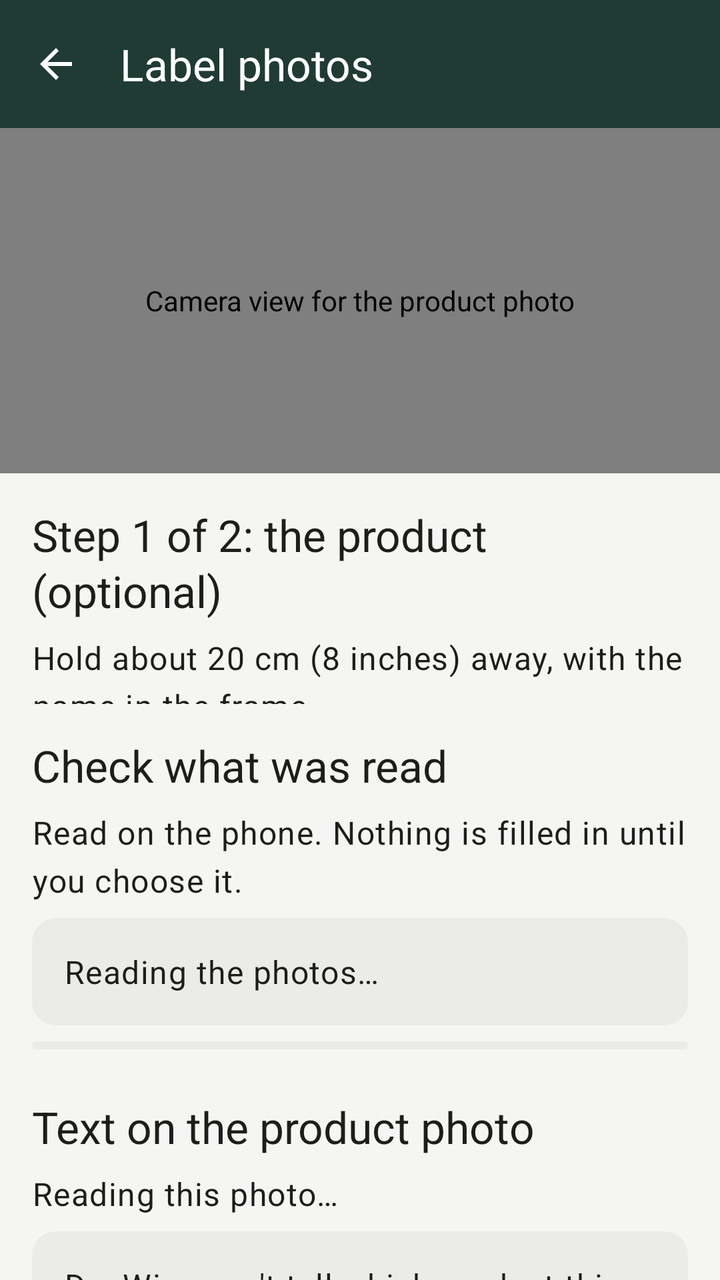
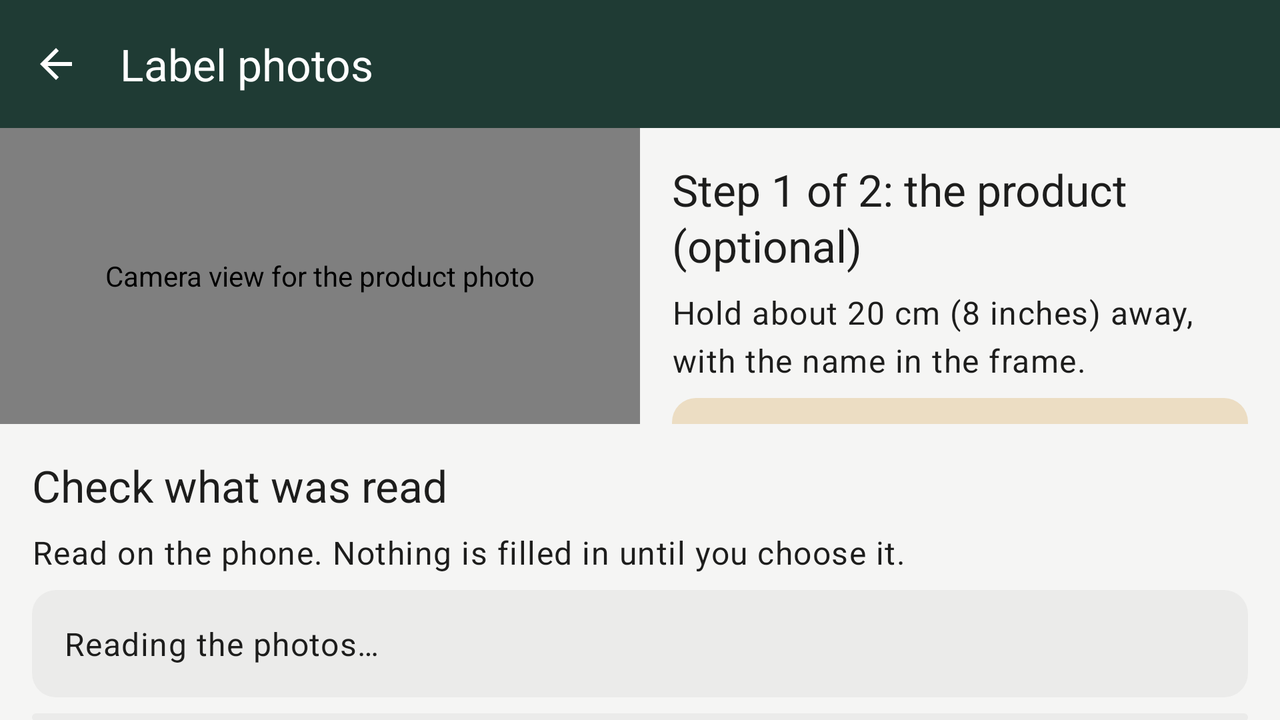

First picture: res/layout/ on a phone held upright. Second picture: the repository's own variant of that layout, on a device whose configuration matches the variant's folder. Source for both follows.
<!-- AndroidManifest.xml: application theme Theme.ReadyShelf -->
<!-- res/layout/activity_label_photos.xml -->
<?xml version="1.0" encoding="utf-8"?>
<LinearLayout xmlns:android="http://schemas.android.com/apk/res/android"
    xmlns:app="http://schemas.android.com/apk/res-auto"
    xmlns:tools="http://schemas.android.com/tools"
    android:id="@+id/main"
    android:layout_width="match_parent"
    android:layout_height="match_parent"
    android:orientation="vertical"
    tools:context=".ui.photo.LabelPhotosActivity">

    <com.google.android.material.appbar.MaterialToolbar
        android:id="@+id/toolbar"
        android:layout_width="match_parent"
        android:layout_height="wrap_content"
        android:minHeight="?attr/actionBarSize"
        app:navigationContentDescription="@string/navigate_back"
        app:navigationIcon="?attr/homeAsUpIndicator"
        app:title="@string/title_label_photos" />

    
    <androidx.constraintlayout.widget.ConstraintLayout
        android:id="@+id/photo_capture_group"
        android:layout_width="match_parent"
        android:layout_height="0dp"
        android:layout_weight="1">

        <FrameLayout
            android:id="@+id/photo_preview_frame"
            android:layout_width="0dp"
            android:layout_height="0dp"
            app:layout_constraintBottom_toTopOf="@id/photo_controls_scroll"
            app:layout_constraintEnd_toEndOf="parent"
            app:layout_constraintStart_toStartOf="parent"
            app:layout_constraintTop_toTopOf="parent"
            app:layout_constraintVertical_weight="3">

            
            <androidx.camera.view.PreviewView
                android:id="@+id/photo_preview"
                android:layout_width="match_parent"
                android:layout_height="match_parent"
                android:contentDescription="@string/photo_preview_product"
                android:importantForAccessibility="yes" />
        </FrameLayout>

        <androidx.core.widget.NestedScrollView
            android:id="@+id/photo_controls_scroll"
            android:layout_width="0dp"
            android:layout_height="0dp"
            app:layout_constraintBottom_toBottomOf="parent"
            app:layout_constraintEnd_toEndOf="parent"
            app:layout_constraintStart_toStartOf="parent"
            app:layout_constraintTop_toBottomOf="@id/photo_preview_frame"
            app:layout_constraintVertical_weight="2">

            <include layout="@layout/view_photo_step_controls" />
        </androidx.core.widget.NestedScrollView>
    </androidx.constraintlayout.widget.ConstraintLayout>

    <include layout="@layout/view_photo_review" />
</LinearLayout>
<!-- res/layout/view_photo_step_controls.xml (included above) -->
<?xml version="1.0" encoding="utf-8"?>
<LinearLayout xmlns:android="http://schemas.android.com/apk/res/android"
    xmlns:tools="http://schemas.android.com/tools"
    android:layout_width="match_parent"
    android:layout_height="wrap_content"
    android:orientation="vertical"
    android:padding="@dimen/screen_padding">

    
    <TextView
        android:id="@+id/photo_step_title"
        style="@style/ReadyShelf.SectionHeading"
        android:layout_marginTop="0dp"
        android:accessibilityHeading="true"
        android:accessibilityLiveRegion="polite"
        tools:targetApi="28"
        tools:text="@string/photo_step_product" />

    <TextView
        android:id="@+id/photo_step_hint"
        style="@style/ReadyShelf.Body"
        tools:text="@string/photo_step_product_hint" />

    
    <TextView
        android:id="@+id/photo_camera_message"
        style="@style/ReadyShelf.Notice.Warning"
        android:accessibilityLiveRegion="polite"
        android:visibility="gone"
        tools:text="@string/photo_camera_refused"
        tools:visibility="visible" />

    
    <TextView
        android:id="@+id/photo_status"
        style="@style/ReadyShelf.Notice"
        android:accessibilityLiveRegion="polite"
        android:visibility="gone"
        tools:text="@string/photo_in_focus"
        tools:visibility="visible" />

    <Button
        android:id="@+id/photo_take"
        style="@style/ReadyShelf.Button"
        android:text="@string/photo_take" />

    <Button
        android:id="@+id/photo_light"
        style="@style/ReadyShelf.Button.Tonal"
        android:text="@string/photo_light_on"
        android:visibility="gone"
        tools:visibility="visible" />

    <Button
        android:id="@+id/photo_ask_again"
        style="@style/ReadyShelf.Button"
        android:text="@string/photo_ask_again"
        android:visibility="gone" />

    <Button
        android:id="@+id/photo_open_settings"
        style="@style/ReadyShelf.Button.Tonal"
        android:text="@string/photo_open_settings"
        android:visibility="gone" />

    <Button
        android:id="@+id/photo_choose"
        style="@style/ReadyShelf.Button.Tonal"
        android:text="@string/photo_choose" />

    <Button
        android:id="@+id/photo_skip"
        style="@style/ReadyShelf.Button.Outlined"
        android:text="@string/photo_skip" />

    <Button
        android:id="@+id/photo_back_to_form"
        style="@style/ReadyShelf.Button.Outlined"
        android:text="@string/photo_back_to_form" />
</LinearLayout>
<!-- res/layout/view_photo_review.xml (included above) -->
<?xml version="1.0" encoding="utf-8"?>
<androidx.core.widget.NestedScrollView xmlns:android="http://schemas.android.com/apk/res/android"
    xmlns:tools="http://schemas.android.com/tools"
    android:id="@+id/photo_review_scroll"
    android:layout_width="match_parent"
    android:layout_height="0dp"
    android:layout_weight="1"
    android:visibility="gone"
    tools:visibility="visible">

    <LinearLayout
        android:layout_width="match_parent"
        android:layout_height="wrap_content"
        android:orientation="vertical"
        android:padding="@dimen/screen_padding">

        <TextView
            style="@style/ReadyShelf.SectionHeading"
            android:layout_marginTop="0dp"
            android:accessibilityHeading="true"
            android:text="@string/photo_review_heading"
            tools:targetApi="28" />

        <TextView
            style="@style/ReadyShelf.Body"
            android:text="@string/photo_review_intro" />

        
        <TextView
            android:id="@+id/photo_review_status"
            style="@style/ReadyShelf.Notice"
            android:accessibilityLiveRegion="polite"
            android:visibility="gone"
            tools:text="@string/photo_reading"
            tools:visibility="visible" />

        
        <com.google.android.material.progressindicator.LinearProgressIndicator
            android:id="@+id/photo_review_progress"
            android:layout_width="match_parent"
            android:layout_height="wrap_content"
            android:layout_marginTop="@dimen/space_small"
            android:importantForAccessibility="no"
            android:indeterminate="true"
            android:visibility="gone"
            tools:visibility="visible" />

        <TextView
            style="@style/ReadyShelf.SectionHeading"
            android:accessibilityHeading="true"
            android:text="@string/photo_product_heading"
            tools:targetApi="28" />

        
        <TextView
            android:id="@+id/photo_product_text"
            style="@style/ReadyShelf.Body"
            tools:text="@string/photo_text_reading" />

        <TextView
            android:id="@+id/photo_product_note"
            style="@style/ReadyShelf.Notice"
            android:text="@string/photo_product_note" />

        <Button
            android:id="@+id/photo_retake_product"
            style="@style/ReadyShelf.Button.Outlined"
            android:text="@string/photo_retake_product" />

        <TextView
            style="@style/ReadyShelf.SectionHeading"
            android:accessibilityHeading="true"
            android:text="@string/photo_date_heading"
            tools:targetApi="28" />

        <TextView
            android:id="@+id/photo_date_text"
            style="@style/ReadyShelf.Body"
            tools:text="@string/photo_text_reading" />

        <Button
            android:id="@+id/photo_retake_date"
            style="@style/ReadyShelf.Button.Outlined"
            android:text="@string/photo_retake_date" />

        <TextView
            style="@style/ReadyShelf.SectionHeading"
            android:accessibilityHeading="true"
            android:text="@string/photo_dates_heading"
            tools:targetApi="28" />

        <TextView
            android:id="@+id/photo_dates_message"
            style="@style/ReadyShelf.Notice"
            android:accessibilityLiveRegion="polite"
            tools:text="@string/photo_dates_not_connected" />

        
        <LinearLayout
            android:id="@+id/photo_date_choices"
            android:layout_width="match_parent"
            android:layout_height="wrap_content"
            android:orientation="vertical" />

        <Button
            android:id="@+id/photo_continue_without_date"
            style="@style/ReadyShelf.Button.Tonal"
            android:layout_marginTop="@dimen/space_large"
            android:text="@string/photo_continue_without_date" />

        <Button
            android:id="@+id/photo_cancel"
            style="@style/ReadyShelf.Button.Outlined"
            android:text="@string/photo_cancel" />
    </LinearLayout>
</androidx.core.widget.NestedScrollView>
<!-- resources referenced by this layout -->
<resources>
  <dimen name="screen_padding">16dp</dimen>
  <dimen name="space_large">24dp</dimen>
  <dimen name="space_small">8dp</dimen>
  <string name="navigate_back">Back</string>
  <string name="photo_ask_again">Ask again</string>
  <string name="photo_back_to_form">Back to the form</string>
  <string name="photo_cancel">Cancel</string>
  <string name="photo_choose">Choose a saved photo</string>
  <string name="photo_continue_without_date">Continue without a date</string>
  <string name="photo_date_heading">Text on the date photo</string>
  <string name="photo_dates_heading">Possible dates</string>
  <string name="photo_in_focus">In focus.</string>
  <string name="photo_light_on">Turn on the light</string>
  <string name="photo_open_settings">Open app settings</string>
  <string name="photo_preview_product">Camera view for the product photo</string>
  <string name="photo_product_heading">Text on the product photo</string>
  <string name="photo_reading">Reading the photos…</string>
  <string name="photo_retake_date">Take the date photo again</string>
  <string name="photo_retake_product">Take the product photo again</string>
  <string name="photo_review_heading">Check what was read</string>
  <string name="photo_skip">Skip this photo</string>
  <string name="photo_step_product">Step 1 of 2: the product (optional)</string>
  <string name="photo_take">Take photo</string>
  <string name="photo_text_reading">Reading this photo…</string>
  <string name="title_label_photos">Label photos</string>
  <dimen name="space_medium">16dp</dimen>
  <dimen name="notice_icon_padding">12dp</dimen>
  <color name="brass_dark">#FF82622A</color>
  <color name="md_theme_background">#FFF5F5F4</color>
  <dimen name="tile_corner_radius">12dp</dimen>
  <color name="notice_warning_container">#FFECDDC3</color>
  <color name="md_theme_primary">@color/pine</color>
  <color name="md_theme_onPrimary">#FFFFFFFF</color>
  <color name="md_theme_primaryContainer">@color/cream</color>
  <color name="md_theme_onPrimaryContainer">@color/pine</color>
  <color name="md_theme_inversePrimary">@color/brass_light</color>
  <color name="md_theme_secondary">@color/pine</color>
  <color name="md_theme_onSecondary">#FFFFFFFF</color>
  <color name="md_theme_secondaryContainer">#FFEBEBEA</color>
  <color name="md_theme_onSecondaryContainer">#FF1D1D1C</color>
  <color name="md_theme_tertiary">#FF77517C</color>
  <color name="md_theme_onTertiary">#FFFFFFFF</color>
  <color name="md_theme_tertiaryContainer">#FFECBDEF</color>
  <color name="md_theme_onTertiaryContainer">#FF2E0D35</color>
  <color name="md_theme_error">#FFB23A2B</color>
  <color name="md_theme_onError">#FFFFFFFF</color>
  <color name="md_theme_errorContainer">#FFFFDAD6</color>
  <color name="md_theme_onErrorContainer">#FF410002</color>
  <color name="md_theme_onBackground">#FF1D1D1C</color>
  <color name="md_theme_surface">#FFF5F5F4</color>
  <color name="md_theme_onSurface">#FF1D1D1C</color>
  <color name="md_theme_surfaceVariant">#FFE1E1DF</color>
  <color name="md_theme_onSurfaceVariant">#FF5F5F5C</color>
  <color name="md_theme_outline">#FF858582</color>
  <color name="md_theme_outlineVariant">#FFDCDCDA</color>
  <color name="md_theme_inverseSurface">#FF30302E</color>
  <color name="md_theme_inverseOnSurface">#FFF5F5F4</color>
  <color name="md_theme_surfaceDim">#FFDCDCDA</color>
  <color name="md_theme_surfaceBright">#FFF5F5F4</color>
  <color name="md_theme_surfaceContainerLowest">#FFFFFFFF</color>
  <color name="md_theme_surfaceContainerLow">#FFF0F0EF</color>
  <color name="md_theme_surfaceContainer">#FFEBEBEA</color>
  <color name="md_theme_surfaceContainerHigh">#FFE6E6E5</color>
  <color name="md_theme_surfaceContainerHighest">#FFE1E1DF</color>
  <color name="text_highlight">#66CFA866</color>
  <color name="pine">#FF1F3B34</color>
  <color name="cream">#FFF6EFE2</color>
  <color name="brass_light">#FFCFA866</color>
  <color name="top_bar_ripple">#33FFFFFF</color>
  <!-- some entries are left out for length -->
</resources>
<!-- res/layout-land/activity_label_photos.xml (the repository's variant of the layout above) -->
<!-- drawn on the phone turned sideways -->
<?xml version="1.0" encoding="utf-8"?>
<LinearLayout xmlns:android="http://schemas.android.com/apk/res/android"
    xmlns:app="http://schemas.android.com/apk/res-auto"
    xmlns:tools="http://schemas.android.com/tools"
    android:id="@+id/main"
    android:layout_width="match_parent"
    android:layout_height="match_parent"
    android:orientation="vertical"
    tools:context=".ui.photo.LabelPhotosActivity">

    <com.google.android.material.appbar.MaterialToolbar
        android:id="@+id/toolbar"
        android:layout_width="match_parent"
        android:layout_height="wrap_content"
        android:minHeight="?attr/actionBarSize"
        app:navigationContentDescription="@string/navigate_back"
        app:navigationIcon="?attr/homeAsUpIndicator"
        app:title="@string/title_label_photos" />

    
    <androidx.constraintlayout.widget.ConstraintLayout
        android:id="@+id/photo_capture_group"
        android:layout_width="match_parent"
        android:layout_height="0dp"
        android:layout_weight="1">

        <FrameLayout
            android:id="@+id/photo_preview_frame"
            android:layout_width="0dp"
            android:layout_height="0dp"
            app:layout_constraintBottom_toBottomOf="parent"
            app:layout_constraintEnd_toStartOf="@id/photo_controls_scroll"
            app:layout_constraintHorizontal_weight="1"
            app:layout_constraintStart_toStartOf="parent"
            app:layout_constraintTop_toTopOf="parent">

            <androidx.camera.view.PreviewView
                android:id="@+id/photo_preview"
                android:layout_width="match_parent"
                android:layout_height="match_parent"
                android:contentDescription="@string/photo_preview_product"
                android:importantForAccessibility="yes" />
        </FrameLayout>

        <androidx.core.widget.NestedScrollView
            android:id="@+id/photo_controls_scroll"
            android:layout_width="0dp"
            android:layout_height="0dp"
            app:layout_constraintBottom_toBottomOf="parent"
            app:layout_constraintEnd_toEndOf="parent"
            app:layout_constraintHorizontal_weight="1"
            app:layout_constraintStart_toEndOf="@id/photo_preview_frame"
            app:layout_constraintTop_toTopOf="parent">

            <include layout="@layout/view_photo_step_controls" />
        </androidx.core.widget.NestedScrollView>
    </androidx.constraintlayout.widget.ConstraintLayout>

    <include layout="@layout/view_photo_review" />
</LinearLayout>
